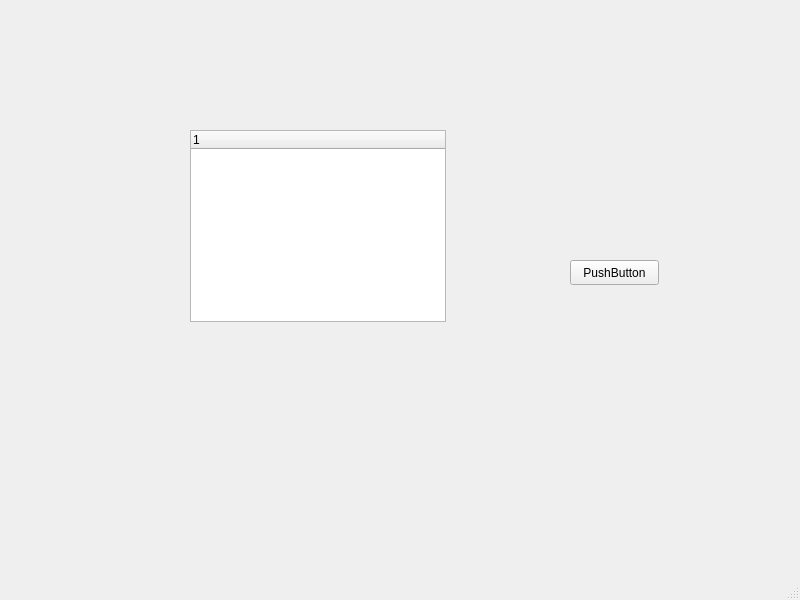
<?xml version="1.0" encoding="UTF-8"?>
<ui version="4.0">
 <class>MainWindow</class>
 <widget class="QMainWindow" name="MainWindow">
  <property name="geometry">
   <rect>
    <x>0</x>
    <y>0</y>
    <width>800</width>
    <height>600</height>
   </rect>
  </property>
  <property name="windowTitle">
   <string>MainWindow</string>
  </property>
  <widget class="QWidget" name="centralwidget">
   <widget class="QPushButton" name="pushButton">
    <property name="geometry">
     <rect>
      <x>570</x>
      <y>260</y>
      <width>89</width>
      <height>25</height>
     </rect>
    </property>
    <property name="text">
     <string>PushButton</string>
    </property>
   </widget>
   <widget class="QTreeWidget" name="treeWidget">
    <property name="geometry">
     <rect>
      <x>190</x>
      <y>130</y>
      <width>256</width>
      <height>192</height>
     </rect>
    </property>
    <column>
     <property name="text">
      <string notr="true">1</string>
     </property>
    </column>
   </widget>
  </widget>
  <widget class="QMenuBar" name="menubar">
   <property name="geometry">
    <rect>
     <x>0</x>
     <y>0</y>
     <width>800</width>
     <height>22</height>
    </rect>
   </property>
  </widget>
  <widget class="QStatusBar" name="statusbar"/>
 </widget>
 <resources/>
 <connections/>
</ui>
